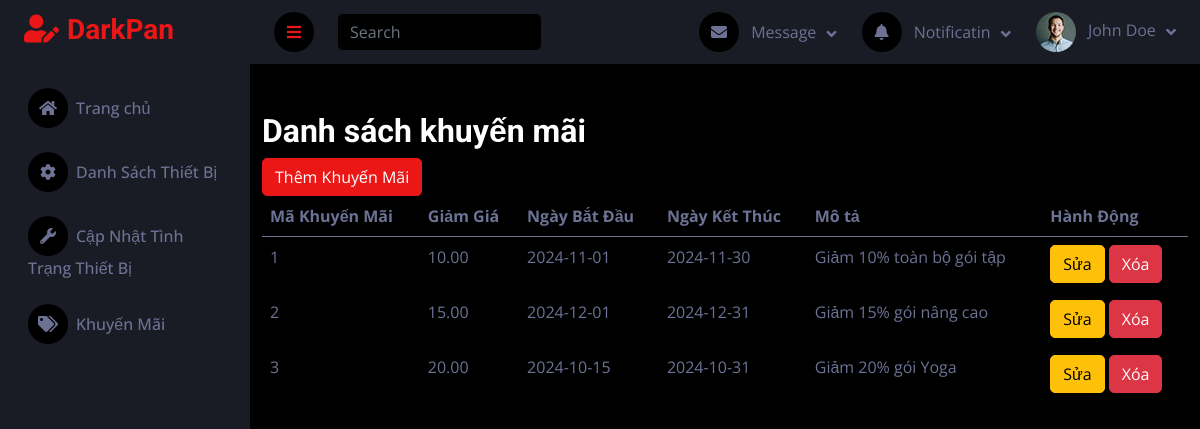
/public/NV_BaoTri/quanlykhuyenmai, run on an earlier commit of the app's database.
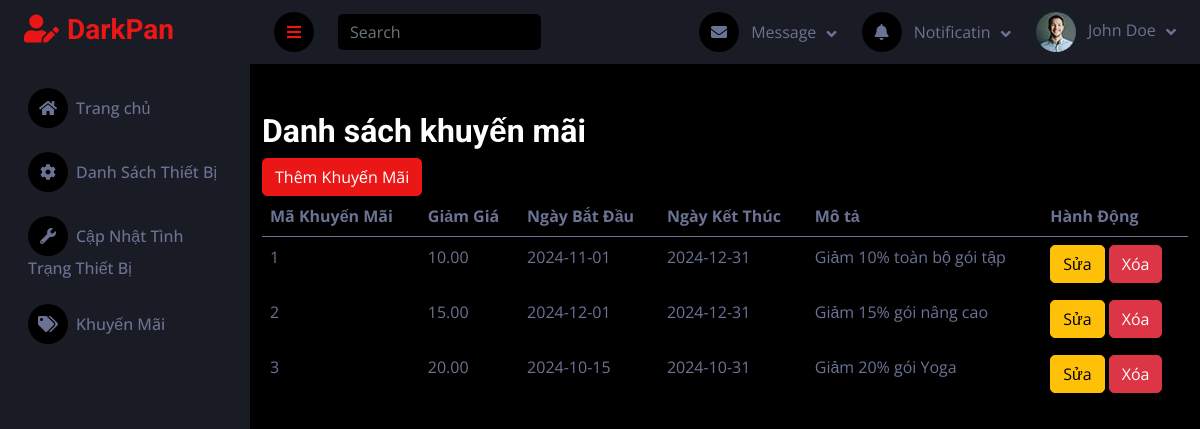
And on a later commit of the database.
### tables this page shows
CREATE TABLE `khuyenmai` (
  `maKhuyenMai` int(11) NOT NULL,
  `giamGia` decimal(5,2) NOT NULL,
  `ngayBatDau` date NOT NULL,
  `ngayKetThuc` date NOT NULL,
  `moTa` varchar(255) DEFAULT NULL
);

### models/KhuyenMaiModel.php (called while the page is built, shortened)
<?php
require_once BASE_PATH . '/config/database.php';
class KhuyenMaiModel
{
    private $db;
    public function __construct()
    {
        $this->db = new Database();
        $this->db->connect();
    }
    public function getAllKhuyenMai()
    {
        $query = "SELECT maKhuyenMai, giamGia, ngayBatDau, ngayKetThuc, moTa FROM khuyenmai";
        $result = $this->db->conn->query($query);
        return $result->fetch_all(MYSQLI_ASSOC);
    }
}
?>

### config/database.php (called while the page is built, shortened)
<?php
class Database {
    private $servername = "localhost:3307";
    private $username = "root";
    private $password = "";
    private $dbname = "gym";
    public function connect() {
        $this->conn = mysqli_connect($this->servername, $this->username, $this->password, $this->dbname);
        return $this->conn;
    }
}
?>

### controllers/HomeController_KhuyenMai.php (called while the page is built, shortened)
<?php
require_once BASE_PATH . '/models/KhuyenMaiModel.php';
class HomeController_KhuyenMai
{
    private $khuyenMaiModel;
    public function __construct()
    {
        $this->khuyenMaiModel = new KhuyenMaiModel();
    }
    public function index()
    {
        $khuyenMais = $this->khuyenMaiModel->getAllKhuyenMai();
        require_once BASE_PATH . '/views/NV_BaoTri/quanlykhuyenmai/QuanLyKhuyenMai.php';
    }
}
?>

### public/index.php (called while the page is built, shortened)
<?php
require_once BASE_PATH . '/routes/router.php';
$router = new Router();
$router->handleRequest();
?>

### views/NV_BaoTri/quanlykhuyenmai/QuanLyKhuyenMai.php (the view, shortened to what this page needs)
<!DOCTYPE html>
<html lang="en">
<head>
    <link href="https://cdnjs.cloudflare.com/ajax/libs/font-awesome/5.10.0/css/all.min.css" rel="stylesheet">
    <link href="https://cdn.jsdelivr.net/npm/bootstrap-icons@1.4.1/font/bootstrap-icons.css" rel="stylesheet">
    <link href="asset/lib/owlcarousel/assets/owl.carousel.min.css" rel="stylesheet">
    <link href="asset/lib/tempusdominus/css/tempusdominus-bootstrap-4.min.css" rel="stylesheet" />
    <link href="asset/css/bootstrap.min.css" rel="stylesheet">
    <link href="asset/css/style.css" rel="stylesheet">
</head>
<body>
    <?php require_once('../views/NV_BaoTri/layout/header.php'); ?>
    <?php require_once('../views/NV_BaoTri/layout/sidebar.php'); ?>
    <div class="container mt-5">
        <h2>Danh sách khuyến mãi</h2>
        <button type="button" class="btn btn-primary" data-bs-toggle="modal" data-bs-target="#addModal">
            Thêm Khuyến Mãi
        </button>
        <table class="table">
            <thead>
                <tr>
                    <th>Mã Khuyến Mãi</th>
                    <th>Giảm Giá</th>
                    <th>Ngày Bắt Đầu</th>
                    <th>Ngày Kết Thúc</th>
                    <th>Mô tả</th>
                    <th>Hành Động</th>
                </tr>
            </thead>
            <tbody>
                <?php foreach ($khuyenMais as $khuyenMai): ?>
                    <tr>
                        <td><?php echo $khuyenMai['maKhuyenMai']; ?></td>
                        <td><?php echo $khuyenMai['giamGia']; ?></td>
                        <td><?php echo $khuyenMai['ngayBatDau']; ?></td>
                        <td><?php echo $khuyenMai['ngayKetThuc']; ?></td>
                        <td><?php echo $khuyenMai['moTa']; ?></td>
                        <td>
                            <button class="btn btn-warning" data-bs-toggle="modal"
                                data-bs-target="#editModal<?php echo $khuyenMai['maKhuyenMai']; ?>">Sửa</button>
                            <a href="<?php echo BASE_URL . 'NV_BaoTri/quanlykhuyenmai/delete/' . $khuyenMai['maKhuyenMai']; ?>"
                                class="btn btn-danger" onclick="return confirm('Bạn có chắc chắn muốn xóa không?');">Xóa</a>
                        </td>
                    </tr>
                <?php endforeach; ?>
            </tbody>
        </table>
    </div>
</body>
</html>

### routes/router.php (shortened to what this page needs)
<?php
class Router {
    protected $routes = [];
    private function loadRoutes() {
        $this->routes = [
            'NV_BaoTri/index' => ['controller' => 'HomeController_ThietBi', 'action' => 'index'],
            'NV_BaoTri/thietBi' => ['controller' => 'HomeController_ThietBi', 'action' => 'showDevices'],
            'NV_BaoTri/phieuBaoTri' => ['controller' => 'HomeController_ThietBi', 'action' => 'showPhieuBaoTri'],
            'NV_BaoTri/quanlykhuyenmai' => ['controller' => 'HomeController_KhuyenMai', 'action' => 'index'],
            'NV_BaoTri/quanlykhuyenmai/update' => ['controller' => 'HomeController_KhuyenMai', 'action' => 'update'],
            'NV_BaoTri/quanlykhuyenmai/create' => ['controller' => 'HomeController_KhuyenMai', 'action' => 'create'],
            'NV_BaoTri/quanlykhuyenmai/delete/{maKhuyenMai}' => ['controller' => 'HomeController_KhuyenMai', 'action' => 'delete'],
        ];
    }
    public function handleRequest() {
        $basePath = '/GYM-WEB/public';
        $path = str_replace($basePath, '', $_SERVER['REQUEST_URI']);
        $path = trim($path, '/');
        $path = parse_url($path, PHP_URL_PATH);
        if ($this->isDeleteRequest($path, $matches)) {
            $this->dispatch('HomeController_KhuyenMai', 'delete', $matches[1]);
        } elseif (array_key_exists($path, $this->routes)) {
            $this->dispatch($this->routes[$path]['controller'], $this->routes[$path]['action']);
        } else {
            $this->dispatch('ErrorController', 'notFound');
        }
    }
    private function isDeleteRequest($path, &$matches) {
        return preg_match('/^NV_BaoTri\/quanlykhuyenmai\/delete\/(\w+)$/', $path, $matches);
    }
    private function dispatch($controllerName, $actionName, $param = null) {
        $controller = new $controllerName();
        if (method_exists($controller, $actionName)) {
            if ($param) {
                $controller->$actionName($param);
            } else {
                $controller->$actionName();
            }
        } else {
            echo "Action $actionName không tồn tại.";
        }
    }
}
?>

### views/NV_BaoTri/layout/header.php (shortened to what this page needs)
<div class="content">
    <nav class="navbar navbar-expand bg-secondary navbar-dark sticky-top px-4 py-0">
        <a href="#" class="sidebar-toggler flex-shrink-0">
            <i class="fa fa-bars"></i>
        </a>
        <form class="d-none d-md-flex ms-4">
            <input class="form-control bg-dark border-0" type="search" placeholder="Search">
        </form>
        <div class="navbar-nav align-items-center ms-auto">
            <div class="nav-item dropdown">
                <a href="#" class="nav-link dropdown-toggle" data-bs-toggle="dropdown">
                    <i class="fa fa-envelope me-lg-2"></i>
                    <span class="d-none d-lg-inline-flex">Message</span>
                </a>
            </div>
            <div class="nav-item dropdown">
                <a href="#" class="nav-link dropdown-toggle" data-bs-toggle="dropdown">
                    <i class="fa fa-bell me-lg-2"></i>
                    <span class="d-none d-lg-inline-flex">Notificatin</span>
                </a>
            </div>
            <div class="nav-item dropdown">
                <a href="#" class="nav-link dropdown-toggle" data-bs-toggle="dropdown">
                    <img class="rounded-circle me-lg-2" src="../../../asset/image/user.jpg" alt="" style="width: 40px; height: 40px;">
                    <span class="d-none d-lg-inline-flex">John Doe</span>
                </a>
            </div>
        </div>
    </nav>

### views/NV_BaoTri/layout/sidebar.php
<div class="sidebar pe-4 pb-3">
    <nav class="navbar bg-secondary navbar-dark">
        <a href="" class="navbar-brand mx-4 mb-3">
            <h3 class="text-primary"><i class="fa fa-user-edit me-2"></i>DarkPan</h3>
        </a>
        <div class="navbar-nav w-100" id="sidebar-menu">
            <a href="/GYM-WEB/public" class="nav-item nav-link"><i class="fa fa-home me-2"></i>Trang chủ</a>
            <a href="/GYM-WEB/public/NV_BaoTri/thietBi" class="nav-item nav-link"><i class="fa fa-cog me-2"></i>Danh Sách Thiết Bị</a>
            <a href="/GYM-WEB/public/NV_BaoTri/phieuBaoTri" class="nav-item nav-link"><i class="fa fa-wrench me-2"></i>Cập Nhật Tình Trạng Thiết Bị</a>
            <a href="/GYM-WEB/public/NV_BaoTri/quanlykhuyenmai" class="nav-item nav-link"><i class="fa fa-tags me-2"></i>Khuyến Mãi</a>
        </div>
    </nav>
</div>

### asset/css/style.css (style rules this page uses)
:root { --primary: #EB1616; --secondary: #191C24; --light: #6C7293; --dark: #000000; }
.btn { transition: .5s; }
.sidebar { position: fixed; top: 0; left: 0; bottom: 0; width: 250px; height: 100vh; overflow-y: auto; background: var(--secondary); transition: 0.5s; z-index: 999; }
.content { margin-left: 250px; min-height: 100vh; background: var(--dark); transition: 0.5s; }
@media (min-width: 992px) { .sidebar { margin-left: 0; } }
@media (min-width: 992px) { .content { width: calc(100% - 250px); } }
.sidebar .navbar .navbar-nav .nav-link { padding: 7px 20px; color: var(--light); font-weight: 500; border-left: 3px solid var(--secondary); border-radius: 0 30px 30px 0; outline: none; }
.sidebar .navbar .navbar-nav .nav-link i { width: 40px; height: 40px; display: inline-flex; align-items: center; justify-content: center; background: var(--dark); border-radius: 40px; }
.content .navbar .navbar-nav .nav-link { margin-left: 25px; padding: 12px 0; color: var(--light); outline: none; }
.content .navbar .sidebar-toggler, .content .navbar .navbar-nav .nav-link i { width: 40px; height: 40px; display: inline-flex; align-items: center; justify-content: center; background: var(--dark); border-radius: 40px; }
.content .navbar .dropdown-toggle::after { margin-left: 6px; vertical-align: middle; border: none; content: "\f107"; font-family: "Font Awesome 5 Free"; font-weight: 900; transition: .5s; }

What changed in the data, as far as the page shows it:
changed khuyenmai "Giảm 10% toàn bộ gói tập": ngayKetThuc "2024-11-30" → "2024-12-31"
